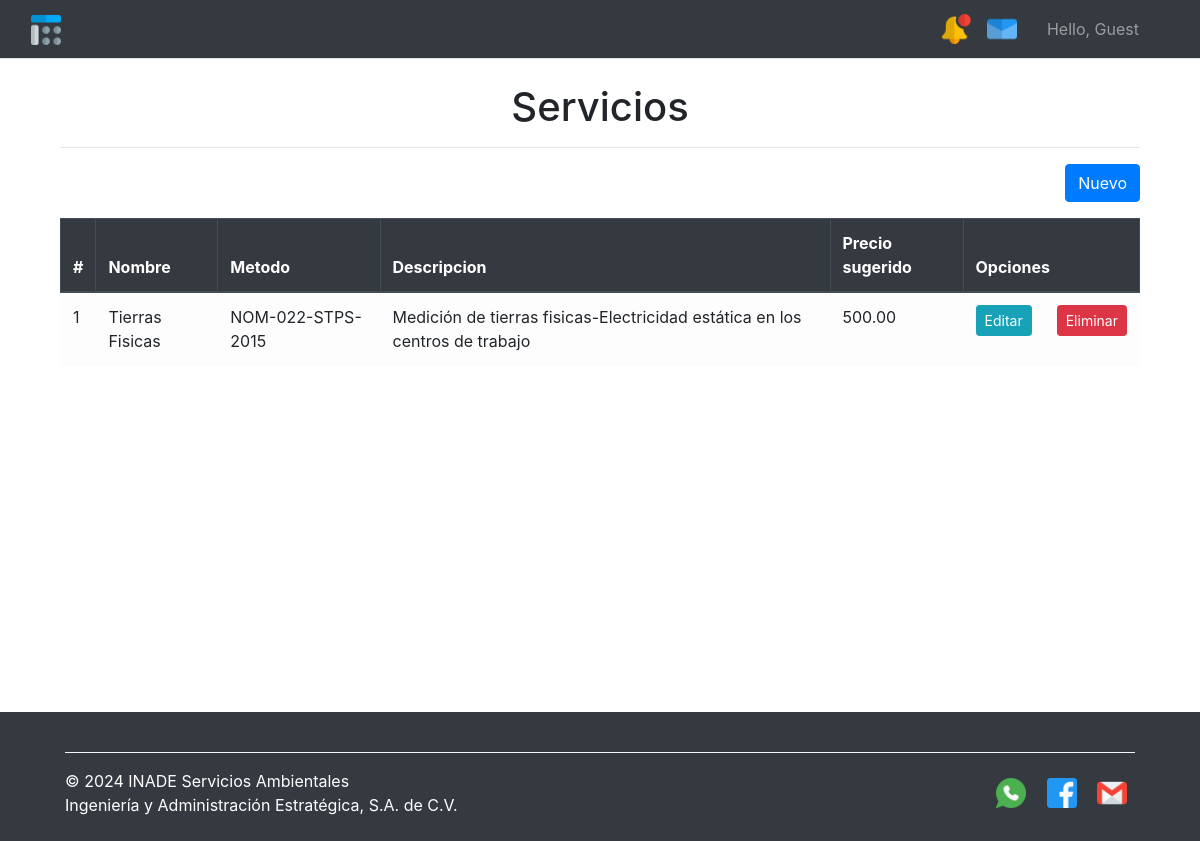
The page /servicios/ on the database as committed earlier.
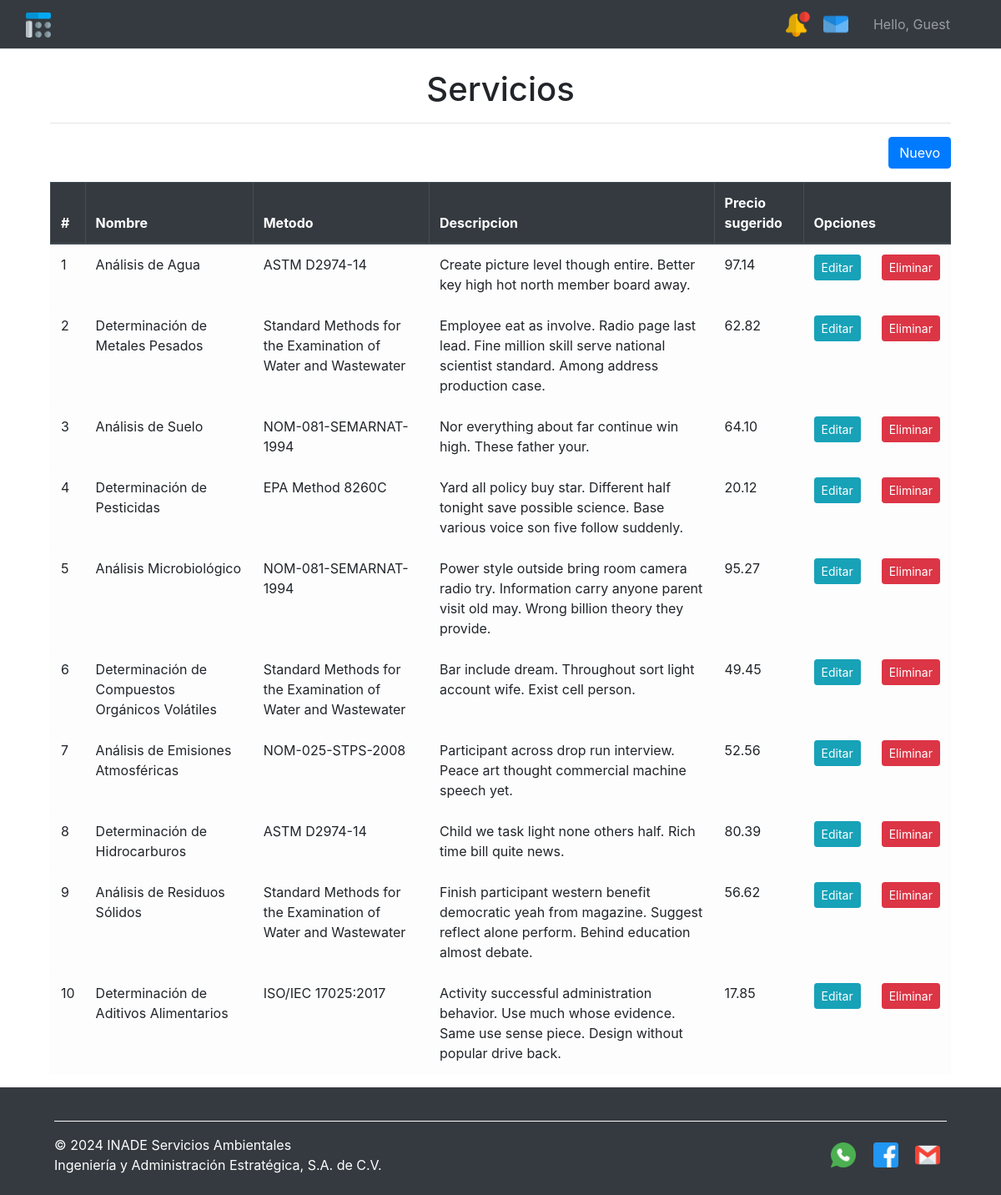
The same page on the database as committed later.
### accounts/models.py (models this page shows, shortened)
class Servicio(models.Model):
    servicio = models.CharField(max_length=50)# REPRESENTA EL NOMBRE DEL SERVICIO
    descripcion = models.TextField()#MUESTRA UNA DESCRIPCION DEL SERVICIO
    precio_sugerido = models.DecimalField(max_digits=10, decimal_places=2)
    metodo = models.ForeignKey(Metodo, on_delete=models.CASCADE)

class Metodo(models.Model):
    nombre = models.CharField(max_length=100)# REPRESENNTA EL METODO
    leyenda = models.TextField(default="Leyenda predeterminada")# MUESTRA UNA DESCRIPCION DE LA NORMA

### accounts/vistas/views_servicios.py (the view)
# urls.py: path('servicios/',views_servicios.servicios_list,name='servicios_list'),
def servicios_list(request):
    servicios = Servicio.objects.all()
    return render(request,'accounts/servicios/dashboard_admin_servicios.html',{'servicios':servicios})

### accounts/templates/accounts/servicios/dashboard_admin_servicios.html (shortened to what this page needs)
{% extends 'accounts/base_dashboard.html' %}
{% load static %}
{% block content %}
<div class="container mt-4">
    <div class="row">
        <div class="col">
            <h1 class="text-center">Servicios</h1>
             <hr />
        </div>
    </div>
    <div class="row mb-3">
        <div class="col text-right">
            <a href="{% url 'servicio_new' %}" class="btn btn-primary">Nuevo</a>
        </div>
    </div>
    <div class="row">
        <div class="col" style="position: relative; z-index: 1;">
            <table class="table table-hover table-light table-bordered" >
                <thead class="thead-dark">
                    <tr>
                        <th>#</th>
                        <th>Nombre</th>
                        <th>Metodo</th>
                        <th>Descripcion</th>
                        <th>Precio sugerido</th>
                        <th colspan="2">Opciones</th>
                    </tr>
                </thead>
                <tbody>
                    {% for s in servicios %}
                    <tr>
                        <td>{{ forloop.counter }}</td>
                        <td>{{ s.servicio }}</td>
                        <td>{{ s.metodo.nombre }}</td>
                        <td>{{ s.descripcion }}</td>
                        <td>{{ s.precio_sugerido }}</td>
                        <td>
                            <a href="{% url 'servicio_edit' s.id %}" class="btn btn-info btn-sm">Editar</a>
                        </td>
                        <td>
                            <a href="{% url 'servicio_delete' s.id %}" class="btn btn-danger btn-sm">Eliminar</a>
                        </td>
                    </tr>
                    {% endfor %}
                </tbody>
            </table>
        </div>
    </div>
</div>
{% endblock %}

Rows that differ between the two databases and show on the page:
removed Servicio: servicio "Tierras Fisicas", metodo.nombre "NOM-022-STPS-2015", descripcion "Medición de tierras fisicas-Electricidad estática en los centros de trabajo", precio_sugerido "500.00"
added Servicio: servicio "Análisis de Agua", metodo.nombre "ASTM D2974-14", descripcion "Create picture level though entire. Better key high hot north member board away.", precio_sugerido "97.14"
added Servicio: servicio "Determinación de Metales Pesados", metodo.nombre "Standard Methods for the Examination of Water and Wastewater", descripcion "Employee eat as involve. Radio page last lead. Fine million skill serve national scientist standard. Among address production case.", precio_sugerido "62.82"
added Servicio: servicio "Análisis de Suelo", metodo.nombre "NOM-081-SEMARNAT-1994", descripcion "Nor everything about far continue win high. These father your.", precio_sugerido "64.10"
added Servicio: servicio "Determinación de Pesticidas", metodo.nombre "EPA Method 8260C", descripcion "Yard all policy buy star. Different half tonight save possible science. Base various voice son five follow suddenly.", precio_sugerido "20.12"
added Servicio: servicio "Análisis Microbiológico", metodo.nombre "NOM-081-SEMARNAT-1994", descripcion "Power style outside bring room camera radio try. Information carry anyone parent visit old may. Wrong billion theory they provide.", precio_sugerido "95.27"
added Servicio: servicio "Determinación de Compuestos Orgánicos Volátiles", metodo.nombre "Standard Methods for the Examination of Water and Wastewater", descripcion "Bar include dream. Throughout sort light account wife. Exist cell person.", precio_sugerido "49.45"
added Servicio: servicio "Análisis de Emisiones Atmosféricas", metodo.nombre "NOM-025-STPS-2008", descripcion "Participant across drop run interview. Peace art thought commercial machine speech yet.", precio_sugerido "52.56"
added Servicio: servicio "Determinación de Hidrocarburos", metodo.nombre "ASTM D2974-14", descripcion "Child we task light none others half. Rich time bill quite news.", precio_sugerido "80.39"
added Servicio: servicio "Análisis de Residuos Sólidos", metodo.nombre "Standard Methods for the Examination of Water and Wastewater", descripcion "Finish participant western benefit democratic yeah from magazine. Suggest reflect alone perform. Behind education almost debate.", precio_sugerido "56.62"
added Servicio: servicio "Determinación de Aditivos Alimentarios", metodo.nombre "ISO/IEC 17025:2017", descripcion "Activity successful administration behavior. Use much whose evidence. Same use sense piece. Design without popular drive back.", precio_sugerido "17.85"
